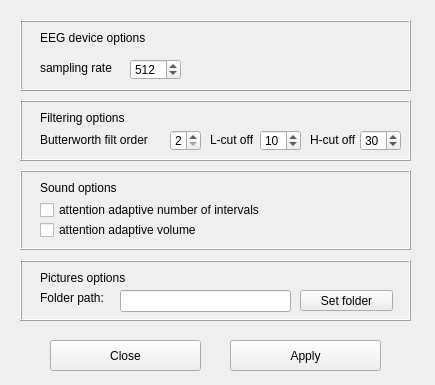
<?xml version="1.0" encoding="UTF-8"?>
<ui version="4.0">
 <class>Settings</class>
 <widget class="QWidget" name="Settings">
  <property name="geometry">
   <rect>
    <x>0</x>
    <y>0</y>
    <width>435</width>
    <height>385</height>
   </rect>
  </property>
  <property name="windowTitle">
   <string>Settings</string>
  </property>
  <widget class="QPushButton" name="pushButton_2">
   <property name="geometry">
    <rect>
     <x>50</x>
     <y>340</y>
     <width>151</width>
     <height>31</height>
    </rect>
   </property>
   <property name="text">
    <string>Close</string>
   </property>
  </widget>
  <widget class="QPushButton" name="pushButton_3">
   <property name="geometry">
    <rect>
     <x>230</x>
     <y>340</y>
     <width>151</width>
     <height>31</height>
    </rect>
   </property>
   <property name="text">
    <string>Apply</string>
   </property>
  </widget>
  <widget class="QFrame" name="frame_10">
   <property name="geometry">
    <rect>
     <x>20</x>
     <y>100</y>
     <width>391</width>
     <height>61</height>
    </rect>
   </property>
   <property name="frameShape">
    <enum>QFrame::Box</enum>
   </property>
   <property name="frameShadow">
    <enum>QFrame::Raised</enum>
   </property>
   <widget class="QLabel" name="label_20">
    <property name="geometry">
     <rect>
      <x>20</x>
      <y>10</y>
      <width>101</width>
      <height>16</height>
     </rect>
    </property>
    <property name="text">
     <string>Filtering options</string>
    </property>
   </widget>
   <widget class="QSpinBox" name="spinBox_14">
    <property name="geometry">
     <rect>
      <x>150</x>
      <y>30</y>
      <width>31</width>
      <height>21</height>
     </rect>
    </property>
    <property name="minimum">
     <number>2</number>
    </property>
    <property name="maximum">
     <number>4</number>
    </property>
    <property name="singleStep">
     <number>1</number>
    </property>
    <property name="value">
     <number>2</number>
    </property>
   </widget>
   <widget class="QLabel" name="label_26">
    <property name="geometry">
     <rect>
      <x>190</x>
      <y>30</y>
      <width>51</width>
      <height>20</height>
     </rect>
    </property>
    <property name="text">
     <string>L-cut off</string>
    </property>
   </widget>
   <widget class="QSpinBox" name="spinBox_15">
    <property name="geometry">
     <rect>
      <x>240</x>
      <y>30</y>
      <width>41</width>
      <height>21</height>
     </rect>
    </property>
    <property name="minimum">
     <number>1</number>
    </property>
    <property name="maximum">
     <number>40</number>
    </property>
    <property name="singleStep">
     <number>1</number>
    </property>
    <property name="value">
     <number>10</number>
    </property>
   </widget>
   <widget class="QLabel" name="label_27">
    <property name="geometry">
     <rect>
      <x>290</x>
      <y>30</y>
      <width>51</width>
      <height>20</height>
     </rect>
    </property>
    <property name="text">
     <string>H-cut off</string>
    </property>
   </widget>
   <widget class="QSpinBox" name="spinBox_16">
    <property name="geometry">
     <rect>
      <x>340</x>
      <y>30</y>
      <width>41</width>
      <height>21</height>
     </rect>
    </property>
    <property name="minimum">
     <number>10</number>
    </property>
    <property name="maximum">
     <number>80</number>
    </property>
    <property name="singleStep">
     <number>1</number>
    </property>
    <property name="value">
     <number>30</number>
    </property>
   </widget>
   <widget class="QLabel" name="label_28">
    <property name="geometry">
     <rect>
      <x>20</x>
      <y>30</y>
      <width>121</width>
      <height>20</height>
     </rect>
    </property>
    <property name="text">
     <string>Butterworth filt order</string>
    </property>
   </widget>
  </widget>
  <widget class="QFrame" name="frame">
   <property name="geometry">
    <rect>
     <x>20</x>
     <y>20</y>
     <width>391</width>
     <height>71</height>
    </rect>
   </property>
   <property name="frameShape">
    <enum>QFrame::Box</enum>
   </property>
   <property name="frameShadow">
    <enum>QFrame::Raised</enum>
   </property>
   <widget class="QLabel" name="label_34">
    <property name="geometry">
     <rect>
      <x>20</x>
      <y>10</y>
      <width>111</width>
      <height>16</height>
     </rect>
    </property>
    <property name="text">
     <string>EEG device options</string>
    </property>
   </widget>
   <widget class="QLabel" name="label_35">
    <property name="geometry">
     <rect>
      <x>20</x>
      <y>40</y>
      <width>81</width>
      <height>16</height>
     </rect>
    </property>
    <property name="text">
     <string>sampling rate</string>
    </property>
   </widget>
   <widget class="QSpinBox" name="spinBox_20">
    <property name="geometry">
     <rect>
      <x>110</x>
      <y>39</y>
      <width>51</width>
      <height>21</height>
     </rect>
    </property>
    <property name="minimum">
     <number>256</number>
    </property>
    <property name="maximum">
     <number>1024</number>
    </property>
    <property name="singleStep">
     <number>128</number>
    </property>
    <property name="value">
     <number>512</number>
    </property>
   </widget>
  </widget>
  <widget class="QFrame" name="frame_2">
   <property name="geometry">
    <rect>
     <x>20</x>
     <y>260</y>
     <width>391</width>
     <height>61</height>
    </rect>
   </property>
   <property name="frameShape">
    <enum>QFrame::Box</enum>
   </property>
   <property name="frameShadow">
    <enum>QFrame::Raised</enum>
   </property>
   <widget class="QLabel" name="label_30">
    <property name="geometry">
     <rect>
      <x>20</x>
      <y>10</y>
      <width>101</width>
      <height>16</height>
     </rect>
    </property>
    <property name="text">
     <string>Pictures options</string>
    </property>
   </widget>
   <widget class="QLabel" name="label_31">
    <property name="geometry">
     <rect>
      <x>20</x>
      <y>30</y>
      <width>71</width>
      <height>16</height>
     </rect>
    </property>
    <property name="text">
     <string>Folder path:</string>
    </property>
   </widget>
   <widget class="QLineEdit" name="lineEdit">
    <property name="geometry">
     <rect>
      <x>100</x>
      <y>30</y>
      <width>171</width>
      <height>22</height>
     </rect>
    </property>
    <property name="readOnly">
     <bool>true</bool>
    </property>
   </widget>
   <widget class="QPushButton" name="pushButton">
    <property name="geometry">
     <rect>
      <x>280</x>
      <y>30</y>
      <width>93</width>
      <height>21</height>
     </rect>
    </property>
    <property name="text">
     <string>Set folder</string>
    </property>
   </widget>
  </widget>
  <widget class="QFrame" name="frame_3">
   <property name="geometry">
    <rect>
     <x>20</x>
     <y>170</y>
     <width>391</width>
     <height>80</height>
    </rect>
   </property>
   <property name="frameShape">
    <enum>QFrame::Box</enum>
   </property>
   <property name="frameShadow">
    <enum>QFrame::Raised</enum>
   </property>
   <widget class="QLabel" name="label_32">
    <property name="geometry">
     <rect>
      <x>20</x>
      <y>10</y>
      <width>91</width>
      <height>16</height>
     </rect>
    </property>
    <property name="text">
     <string>Sound options</string>
    </property>
   </widget>
   <widget class="QCheckBox" name="checkBox">
    <property name="geometry">
     <rect>
      <x>20</x>
      <y>30</y>
      <width>261</width>
      <height>20</height>
     </rect>
    </property>
    <property name="text">
     <string>attention adaptive number of intervals</string>
    </property>
   </widget>
   <widget class="QCheckBox" name="checkBox_2">
    <property name="geometry">
     <rect>
      <x>20</x>
      <y>50</y>
      <width>181</width>
      <height>20</height>
     </rect>
    </property>
    <property name="text">
     <string>attention adaptive volume</string>
    </property>
   </widget>
  </widget>
 </widget>
 <resources/>
 <connections/>
</ui>
